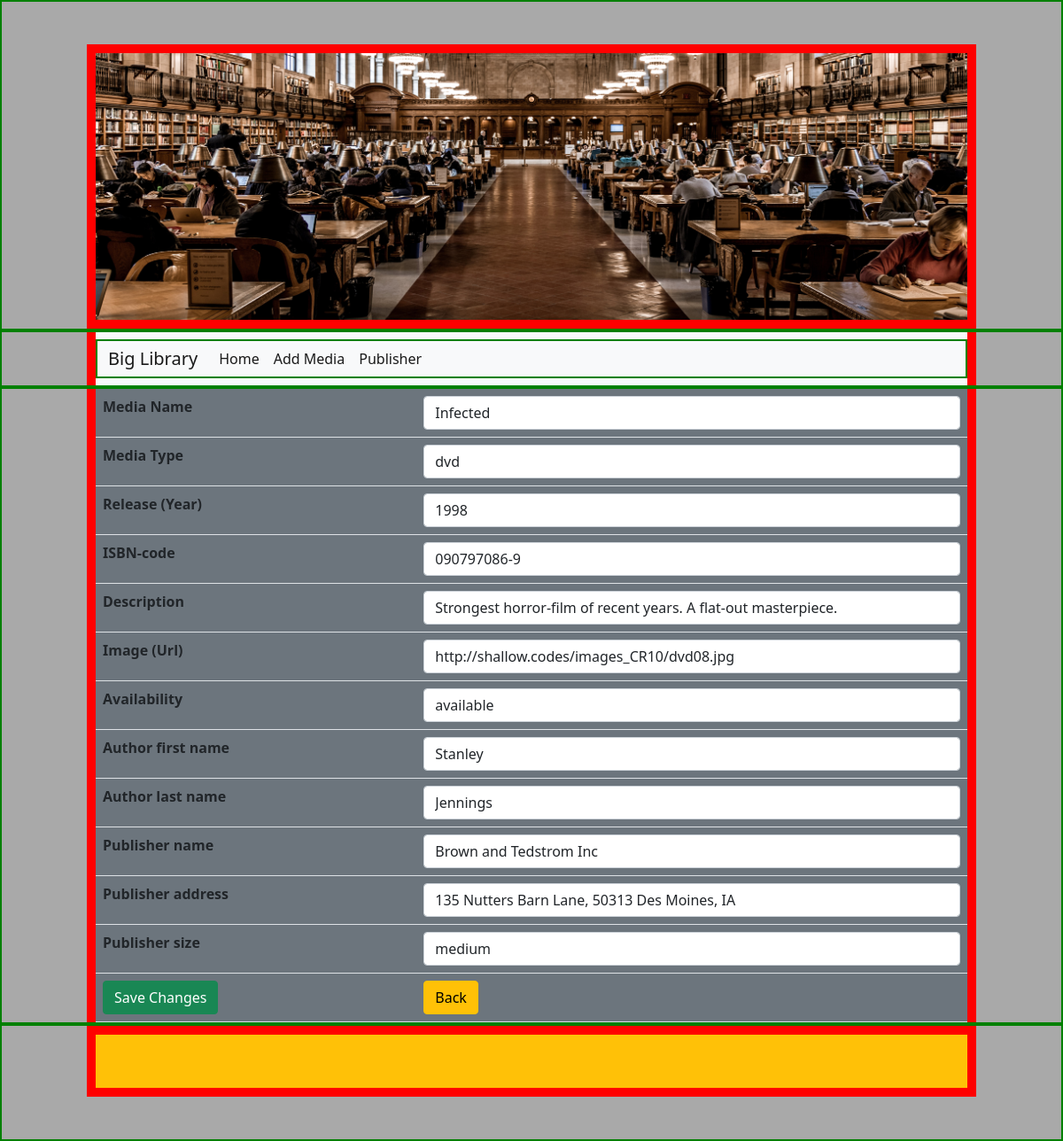
The app's page /php/update.php?id=327 with its own data.
### tables this page shows
CREATE TABLE `library_all_media` (
  `id` int(11) NOT NULL,
  `media_title` varchar(50) NOT NULL,
  `media_type` varchar(4) NOT NULL,
  `media_date` year(4) NOT NULL,
  `media_isbn` varchar(11) NOT NULL,
  `media_descr` varchar(100) NOT NULL,
  `media_image` varchar(100) NOT NULL,
  `media_status` varchar(9) NOT NULL,
  `author_fname` varchar(20) NOT NULL,
  `author_lname` varchar(20) NOT NULL,
  `pub_name` varchar(30) NOT NULL,
  `pub_address` varchar(50) NOT NULL,
  `pub_size` varchar(6) NOT NULL
);

### php/update.php (the view, shortened to what this page needs)
<?php
require_once 'actions/db_connect.php';
if ($_GET['id']) {
    $id = $_GET['id'];
    $sql = "SELECT * FROM library_all_media WHERE id = {$id}";
    $result = $connect->query($sql);
    if ($result->num_rows == 1) {
        $data = $result->fetch_assoc();
        $media_title = $data['media_title'];
        $media_type = $data['media_type'];
        $media_date = $data['media_date'];
        $media_isbn = $data['media_isbn'];
        $media_descr = $data['media_descr'];
        $media_image = $data['media_image'];
        $media_status = $data['media_status'];
        $author_fname = $data['author_fname'];
        $author_lname = $data['author_lname'];
        $pub_name = $data['pub_name'];
        $pub_address = $data['pub_address'];
        $pub_size = $data['pub_size'];
    } else {
        header("location: error.php");
    }
} else {
    header("location: error.php");
}
?>
<!DOCTYPE html>
<html lang="en">
<head>
    <?php require_once 'components/bootstrap.php' ?>
    <link rel="stylesheet" type="text/css" href="../styles/styles.css">
</head>
<body>
    <?php include_once "header.php" ?>
    <?php include_once "navbar.php" ?>
    <div class="container-fluid mx-auto px-5">
        <div class="wrapIndex mx-5 bg-secondary">
            <form action="actions/a_update.php" method="post" enctype="multipart/form-data">
                <table class="table">
                    <tr>
                        <th>Media Name</th>
                        <td><input class='form-control' type="text" name="m_name" placeholder="Name of the media" value="<?php echo $media_title ?>" /></td>
                    </tr>
                    <tr>
                        <th>Media Type</th>
                        <td><input class='form-control' type="text" name="m_type" placeholder="Type of the media" value="<?php echo $media_type ?>" /></td>
                    </tr>
                    <tr>
                        <th>Release (Year)</th>
                        <td><input class='form-control' type="number" name="m_date" placeholder="Year of release" value="<?php echo $media_date ?>" /></td>
                    </tr>
                    <tr>
                        <th>ISBN-code</th>
                        <td><input class='form-control' type="text" name="m_isbn" placeholder="ISBN-code of the media" value="<?php echo $media_isbn ?>" /></td>
                    </tr>
                    <tr>
                        <th>Description</th>
                        <td><input class='form-control' type="text" name="m_descr" placeholder="Short description" value="<?php echo $media_descr ?>" /></td>
                    </tr>
                    <tr>
                        <th>Image (Url)</th>
                        <td><input class='form-control' type="text" name="m_image" placeholder="Image-Url of the media" value="<?php echo $media_image ?>" /></td>
                    </tr>
                    <tr>
                        <th>Availability</th>
                        <td><input class='form-control' type="text" name="m_status" placeholder="available / reserved" value="<?php echo $media_status ?>" /></td>
                    </tr>
                    <tr>
                        <th>Author first name</th>
                        <td><input class='form-control' type="text" name="a_fname" placeholder="First name of the author" value="<?php echo $author_fname ?>" /></td>
                    </tr>
                    <tr>
                        <th>Author last name</th>
                        <td><input class='form-control' type="text" name="a_lname" placeholder="Last name of the author" value="<?php echo $author_lname ?>" /></td>
                    </tr>
                    <tr>
                        <th>Publisher name</th>
                        <td><input class='form-control' type="text" name="p_name" placeholder="Name of the publisher" value="<?php echo $pub_name ?>" /></td>
                    </tr>
                    <tr>
                        <th>Publisher address</th>
                        <td><input class='form-control' type="text" name="p_address" placeholder="Address of the publisher" value="<?php echo $pub_address ?>" /></td>
                    </tr>
                    <tr>
                        <th>Publisher size</th>
                        <td><input class='form-control' type="text" name="p_size" placeholder="Size of the publisher" value="<?php echo $pub_size ?>" /></td>
                    </tr>
                    <tr>
                        <td><button class="btn btn-success" type="submit">Save Changes</button></td>
                        <td><a href="index.php"><button class="btn btn-warning" type="button">Back</button></a></td>
                    </tr>
                </table>
            </form>
        </div>
    </div>
    <?php include_once "footer.php" ?>
</body>
</html>

### styles/styles.css (style rules this page uses)
body, html { background-color: darkgrey; }
.container-fluid { border: 2px solid green; overflow: hidden; }
.table { padding: 0; margin: 0; overflow: hidden; }
.wrapIndex { border-left: 10px solid red; border-right: 10px solid red; overflow: hidden; }

### records on screen
library_all_media: m_name "Infected", m_type "dvd", m_date "1998", m_isbn "090797086-9", m_descr "Strongest horror-film of recent years. A flat-out masterpiece.", m_image "http://shallow.codes/images_CR10/dvd08.jpg", m_status "available", a_fname "Stanley", a_lname "Jennings", p_name "Brown and Tedstrom Inc", p_address "135 Nutters Barn Lane, 50313 Des Moines, IA", p_size "medium"
